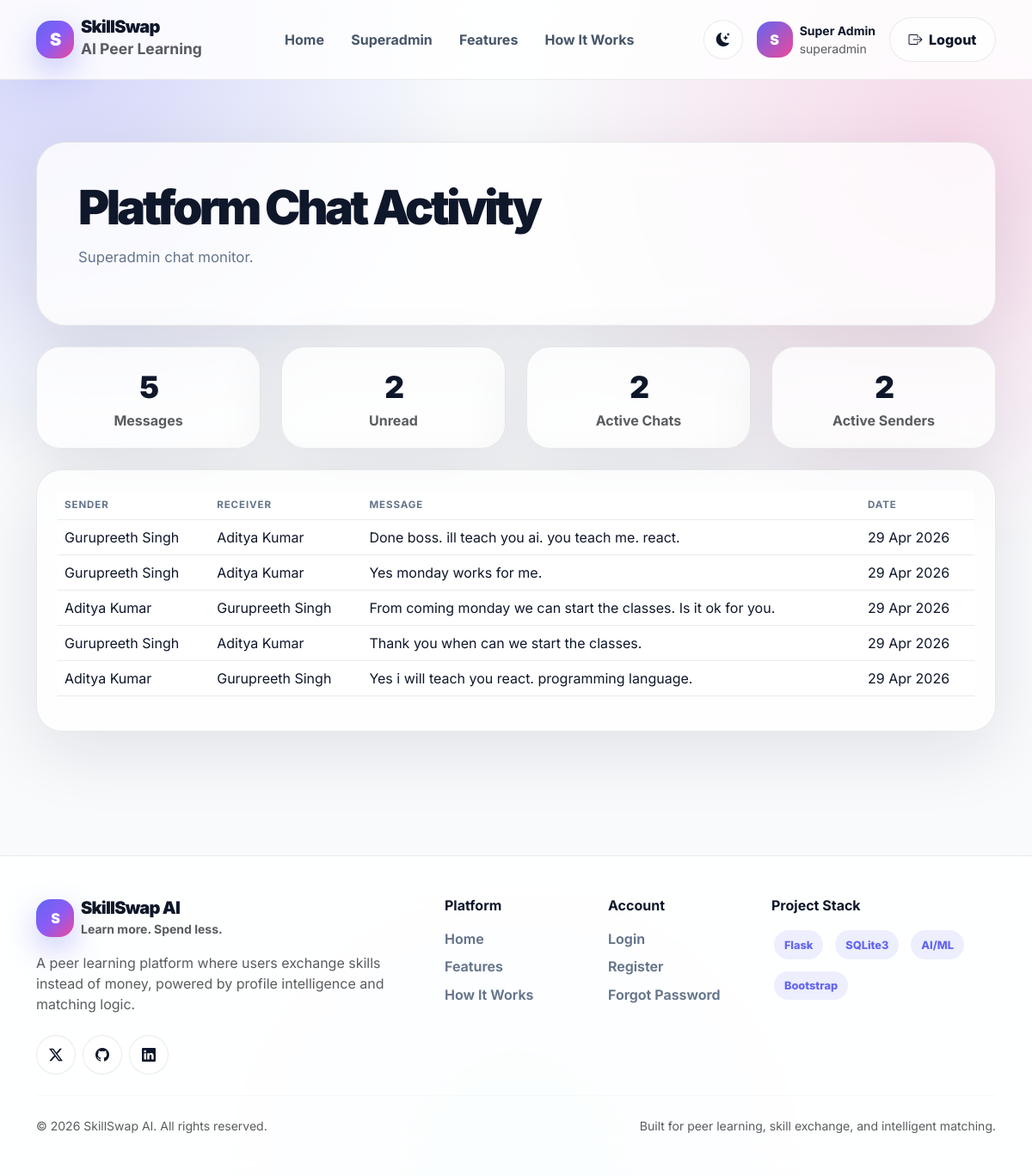
The app's page /admin/chats (signed in) with its own data.
### app.py (models this page shows)
class ChatMessage(db.Model):
    id = db.Column(db.Integer, primary_key=True)
    request_id = db.Column(db.Integer, db.ForeignKey("skill_exchange_request.id"), nullable=False)
    sender_id = db.Column(db.Integer, db.ForeignKey("user.id"), nullable=False)
    receiver_id = db.Column(db.Integer, db.ForeignKey("user.id"), nullable=False)
    message = db.Column(db.Text, nullable=False)
    is_read = db.Column(db.Boolean, default=False)
    created_at = db.Column(db.DateTime, default=datetime.utcnow)
    exchange_request = db.relationship("SkillExchangeRequest", backref="chat_messages")
    sender = db.relationship("User", foreign_keys=[sender_id], backref="sent_chat_messages")
    receiver = db.relationship("User", foreign_keys=[receiver_id], backref="received_chat_messages")

class User(db.Model):
    id = db.Column(db.Integer, primary_key=True)
    full_name = db.Column(db.String(120), nullable=False)
    email = db.Column(db.String(150), unique=True, nullable=False)
    password = db.Column(db.String(255), nullable=False)
    role = db.Column(db.String(50), default="user")
    skills_offered = db.Column(db.String(255), default="")
    skills_wanted = db.Column(db.String(255), default="")
    reset_token = db.Column(db.String(255), nullable=True)
    created_at = db.Column(db.DateTime, default=datetime.utcnow)

### app.py (the view)
@app.route("/admin/chats")
def admin_chats():
    if not login_required():
        flash("Please login first.", "danger")
        return redirect(url_for("login"))
    if not superadmin_required():
        flash("Access denied. Superadmin only.", "danger")
        return redirect(url_for("user_dashboard"))
    chat_stats = get_platform_chat_stats()
    all_messages = ChatMessage.query.order_by(
        ChatMessage.created_at.desc()
    ).limit(100).all()
    return render_template(
        "admin_chats.html",
        chat_stats=chat_stats,
        all_messages=all_messages
    )

### app.py (called while the page is built)
def login_required():
    return "user_id" in session

def superadmin_required():
    return session.get("role") == "superadmin"

def get_platform_chat_stats():
    return {
        "total_messages": ChatMessage.query.count(),
        "unread_messages": ChatMessage.query.filter_by(is_read=False).count(),
        "active_chats": db.session.query(ChatMessage.request_id).distinct().count(),
        "active_senders": db.session.query(ChatMessage.sender_id).distinct().count(),
    }

### templates/admin_chats.html (shortened to what this page needs)
{% extends "base.html" %}
{% block content %}
<section class="chat-page-section">
  <div class="container">
    <div class="chat-hero-card mb-4">
      <h1 class="chat-title">Platform Chat Activity</h1>
      <p class="section-subtitle">Superadmin chat monitor.</p>
    </div>
    <div class="row g-4 mb-4">
      <div class="col-md-3"><div class="chat-stat-card"><div class="stat-number">{{ chat_stats.total_messages }}</div><div class="text-muted fw-bold">Messages</div></div></div>
      <div class="col-md-3"><div class="chat-stat-card"><div class="stat-number">{{ chat_stats.unread_messages }}</div><div class="text-muted fw-bold">Unread</div></div></div>
      <div class="col-md-3"><div class="chat-stat-card"><div class="stat-number">{{ chat_stats.active_chats }}</div><div class="text-muted fw-bold">Active Chats</div></div></div>
      <div class="col-md-3"><div class="chat-stat-card"><div class="stat-number">{{ chat_stats.active_senders }}</div><div class="text-muted fw-bold">Active Senders</div></div></div>
    </div>
    <div class="chat-list-card">
      <div class="table-responsive">
        <table class="table align-middle">
          <thead><tr><th>Sender</th><th>Receiver</th><th>Message</th><th>Date</th></tr></thead>
          <tbody>
            {% for msg in all_messages %}
            <tr>
              <td>{{ msg.sender.full_name }}</td>
              <td>{{ msg.receiver.full_name }}</td>
              <td>{{ msg.message[:80] }}{% if msg.message|length > 80 %}...{% endif %}</td>
              <td>{{ msg.created_at.strftime('%d %b %Y') }}</td>
            </tr>
            {% endfor %}
          </tbody>
        </table>
      </div>
    </div>
  </div>
</section>
{% endblock %}

### static/css/style.css (style rules this page uses)
:root { --bg-main: #f8fafc; --bg-soft: #eef2ff; --bg-card: rgba(255, 255, 255, 0.78); --bg-card-solid: #ffffff; --bg-nav: rgba(255, 255, 255, 0.84); --text-main: #0f172a; --text-soft: #475569; --text-muted: #64748b; --border-soft: rgba(15, 23, 42, 0.09); --shadow-soft: 0 24px 80px rgba(15, 23, 42, 0.10); --shadow-hover: 0 30px 90px rgba(15, 23, 42, 0.16); --primary: #6366f1; --primary-dark: #4f46e5; --secondary: #8b5cf6; --accent: #ec4899; --success: #10b981; --warning: #f59e0b; --danger: #ef4444; --info: #06b6d4; }
* { box-sizing: border-box; }
html { scroll-behavior: smooth; }
body { min-height: 100vh; margin: 0; font-family: "Inter", system-ui, -apple-system, BlinkMacSystemFont, "Segoe UI", sans-serif; color: var(--text-main); background: radial-gradient(circle at 5% 4%, rgba(99,102,241,0.25), transparent 28%), radial-gradient(circle at 92% 12%, rgba(236,72,153,0.19), transparent 30%), radial-gradient(circle at 50% 100%, rgba(6,182,212,0.10), transparent 24%), var(--bg-main); overflow-x: hidden; }
.section-subtitle { color: var(--text-muted); font-size: 1.05rem; line-height: 1.8; }
.stat-number { font-size: 2.2rem; font-weight: 950; letter-spacing: -0.06em; }
.table { color: var(--text-main); }
.table thead th { color: var(--text-muted); text-transform: uppercase; letter-spacing: 0.08em; font-size: 0.72rem; border-bottom: 1px solid var(--border-soft); }
.table tbody td { color: var(--text-main); border-bottom: 1px solid var(--border-soft); vertical-align: middle; }
.chat-page-section { padding: 3rem 0 5rem; }
.chat-hero-card, .chat-list-card, .chat-room-shell, .chat-stat-card { background: var(--bg-card); border: 1px solid var(--border-soft); box-shadow: var(--shadow-soft); backdrop-filter: blur(22px); }
.chat-hero-card { border-radius: 34px; padding: clamp(1.5rem, 4vw, 3rem); }
.chat-title { font-size: clamp(2rem, 4.6vw, 4.3rem); line-height: 0.98; letter-spacing: -0.065em; font-weight: 950; margin-bottom: 1rem; }
.chat-stat-card { border-radius: 28px; padding: 1.25rem; text-align: center; }
.chat-list-card { border-radius: 30px; padding: 1.5rem; }

### records on screen
ChatMessage: sender.full_name "Gurupreeth Singh", receiver.full_name "Aditya Kumar", message "Done boss. ill teach you ai. you teach me. react.", created_at "29 Apr 2026"
ChatMessage: sender.full_name "Gurupreeth Singh", receiver.full_name "Aditya Kumar", message "Yes monday works for me.", created_at "29 Apr 2026"
ChatMessage: sender.full_name "Aditya Kumar", receiver.full_name "Gurupreeth Singh", message "From coming monday we can start the classes. Is it ok for you.", created_at "29 Apr 2026"
ChatMessage: sender.full_name "Gurupreeth Singh", receiver.full_name "Aditya Kumar", message "Thank you when can we start the classes.", created_at "29 Apr 2026"
ChatMessage: sender.full_name "Aditya Kumar", receiver.full_name "Gurupreeth Singh", message "Yes i will teach you react. programming language.", created_at "29 Apr 2026"

### other values on screen
{{ session.get("full_name", "U")[0] }} "S"
{{ session.get("full_name", "User") }} "Super Admin"
{{ session.get("role", "user") }} "superadmin"
{{ chat_stats.total_messages }} "5"
{{ chat_stats.unread_messages }} "2"
{{ chat_stats.active_chats }} "2"
{{ chat_stats.active_senders }} "2"
